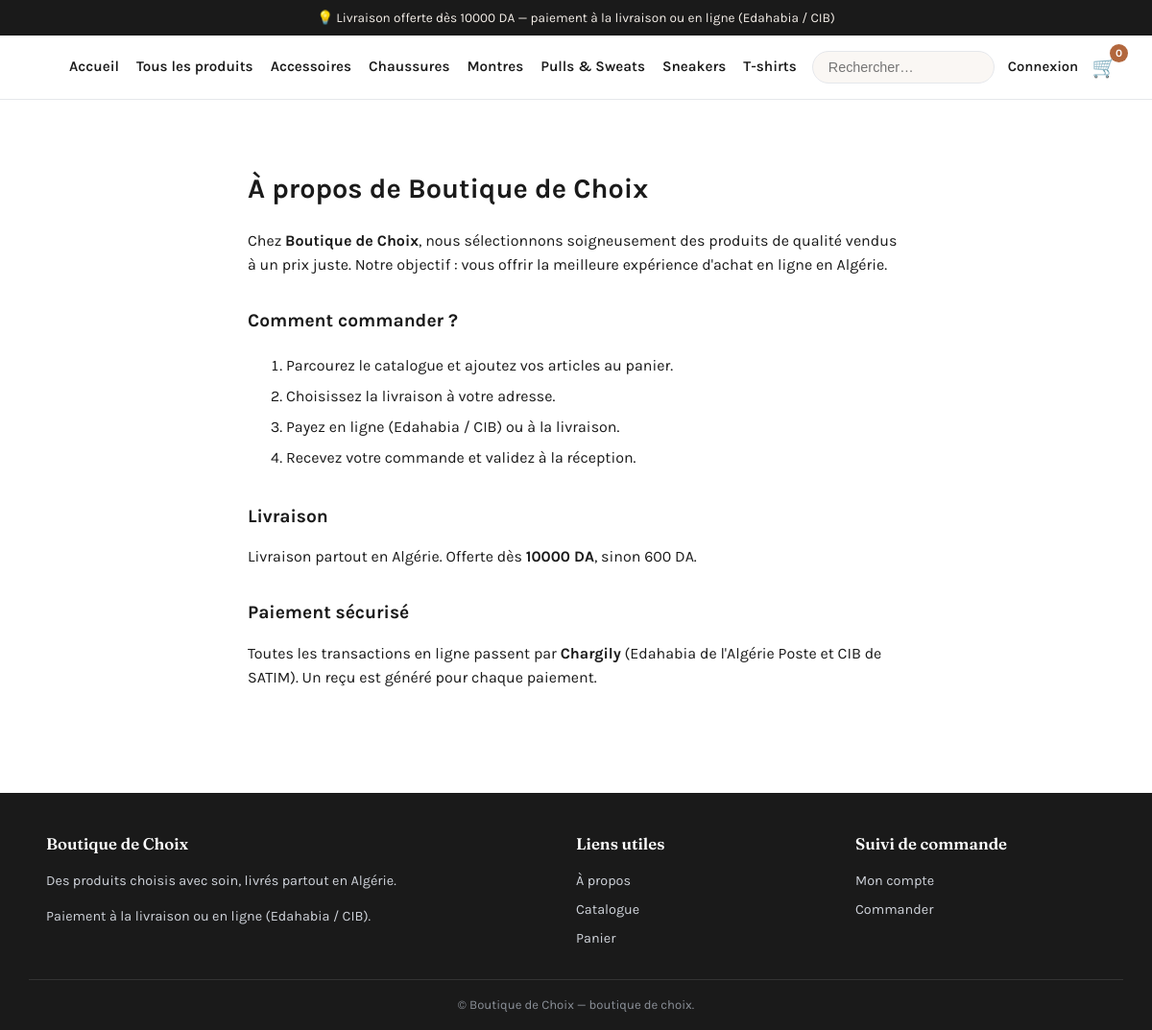
The page /a-propos/ on the database its author committed.
### apps/catalog/models.py (models this page shows, shortened)
class Category(models.Model):
    name = models.CharField("Nom", max_length=120)
    slug = models.SlugField("Slug", max_length=140, unique=True, blank=True)
    parent = models.ForeignKey(
        "self",
        verbose_name="Catégorie parente",
        on_delete=models.CASCADE,
        null=True,
        blank=True,
        related_name="children",
    )
    image = models.ImageField(
        "Image", upload_to="categories/", null=True, blank=True
    )
    description = models.TextField("Description", blank=True)
    is_active = models.BooleanField("Active", default=True)
    order = models.PositiveIntegerField("Ordre", default=0)
    class Meta:
        verbose_name = "Catégorie"
        verbose_name_plural = "Catégories"
        ordering = ["order", "name"]
    def get_absolute_url(self):
        return reverse("catalog:category", kwargs={"slug": self.slug})

### apps/core/views.py (the view)
# urls.py: path("a-propos/", views.about, name="about"),
def about(request):
    return render(request, "core/about.html")

### apps/cart/services.py (called while the page is built)
    def __len__(self):
        return sum(data["qty"] for data in self.cart.values())

### apps/core/context_processors.py (called while the page is built)
def store_settings(request):
    cart = CartSession(request)
    return {
        "store_name": settings.STORE_NAME,
        "store_currency_symbol": settings.CURRENCY_SYMBOL,
        "store_categories": Category.objects.filter(is_active=True),
        "cart_count": len(cart),
        "free_shipping_threshold": settings.SHIPPING_FREE_THRESHOLD,
        "shipping_flat_rate": settings.SHIPPING_FLAT_RATE,
        "allow_cod": settings.ALLOW_PAYMENT_ON_DELIVERY,
    }

### templates/core/about.html (shortened to what this page needs)
{% extends "core/base.html" %}
{% block content %}
<div class="container" style="max-width:720px;padding:52px 18px;">
  <h1 style="font-size:1.8rem;">À propos de {{ store_name }}</h1>
  <p>
    Chez <strong>{{ store_name }}</strong>, nous sélectionnons soigneusement des produits
    de qualité vendus à un prix juste. Notre objectif : vous offrir la meilleure expérience
    d'achat en ligne en Algérie.
  </p>
  <h2 style="font-size:1.2rem;margin-top:30px;">Comment commander ?</h2>
  <ol style="line-height:2;">
    <li>Parcourez le catalogue et ajoutez vos articles au panier.</li>
    <li>Choisissez la livraison à votre adresse.</li>
    <li>Payez en ligne (Edahabia / CIB) ou à la livraison.</li>
    <li>Recevez votre commande et validez à la réception.</li>
  </ol>
  <h2 style="font-size:1.2rem;margin-top:30px;">Livraison</h2>
  <p>Livraison partout en Algérie. Offerte dès <strong>{{ free_shipping_threshold }} {{ store_currency_symbol }}</strong>, sinon {{ shipping_flat_rate }} {{ store_currency_symbol }}.</p>
  <h2 style="font-size:1.2rem;margin-top:30px;">Paiement sécurisé</h2>
  <p>Toutes les transactions en ligne passent par <strong>Chargily</strong> (Edahabia de l'Algérie Poste et CIB de SATIM). Un reçu est généré pour chaque paiement.</p>
</div>
{% endblock %}

### templates/core/base.html (shortened to what this page needs)
{% load static %}
<!DOCTYPE html>
<html lang="fr">
<head>
  <link rel="stylesheet" href="{% static 'css/style.css' %}">
</head>
<body>
  <div class="announce">
    💡 Livraison offerte dès {{ free_shipping_threshold }} {{ store_currency_symbol }} —
    paiement à la livraison ou en ligne (Edahabia / CIB)
  </div>
  <header class="site-header">
    <div class="container header-inner">
      <nav id="mainNav" class="main-nav" aria-label="Navigation principale">
        <a href="{% url 'core:home' %}">Accueil</a>
        <a href="{% url 'catalog:product_list' %}">Tous les produits</a>
        {% for cat in store_categories|slice:":6" %}
          <a href="{{ cat.get_absolute_url }}">{{ cat.name }}</a>
        {% endfor %}
      </nav>
      <div class="header-actions">
        <form class="header-search" action="{% url 'catalog:product_list' %}" method="get" role="search">
          <input type="search" name="q" placeholder="Rechercher…" aria-label="Rechercher un produit">
        </form>
        {% if user.is_authenticated %}
          <a class="header-link" href="{% url 'accounts:dashboard' %}">Mon compte</a>
        {% else %}
          <a class="header-link" href="{% url 'accounts:login' %}">Connexion</a>
        {% endif %}
        <a class="cart-link" href="{% url 'cart:cart_detail' %}">
          <span aria-hidden="true">🛒</span>
          <span class="cart-count" id="cartCount">{{ cart_count }}</span>
        </a>
      </div>
    </div>
  </header>
  <main id="main">
    {% block content %}{% endblock %}
  </main>
  <footer class="site-footer">
    <div class="container footer-grid">
      <div>
        <h4>{{ store_name }}</h4>
        <p>Des produits choisis avec soin, livrés partout en Algérie.</p>
        <p>Paiement à la livraison ou en ligne (Edahabia / CIB).</p>
      </div>
      <div>
        <h4>Liens utiles</h4>
        <a href="{% url 'core:about' %}">À propos</a>
        <a href="{% url 'catalog:product_list' %}">Catalogue</a>
        <a href="{% url 'cart:cart_detail' %}">Panier</a>
      </div>
      <div>
        <h4>Suivi de commande</h4>
        <a href="{% url 'accounts:dashboard' %}">Mon compte</a>
        <a href="{% url 'orders:checkout' %}">Commander</a>
      </div>
    </div>
    <div class="container footer-bottom">
      &copy; {{ store_name }} — boutique de choix.
    </div>
  </footer>
</body>
</html>

### static/css/style.css (style rules this page uses)
:root { --ink: #1a1a1a; --muted: #6b7280; --line: #e5e7eb; --accent: #b2673d; --accent-dark: #934f2c; --accent-soft: #f6ece4; --bg: #ffffff; --bg-soft: #faf7f4; --green: #1f7a3d; --red: #b3261e; --radius: 12px; --shadow: 0 8px 24px rgba(0, 0, 0, .07); --font: "Karla", "Segoe UI", system-ui, -apple-system, "Helvetica Neue", Arial, sans-serif; --font-display: "Fraunces", Georgia, "Times New Roman", serif; }
* { box-sizing: border-box; }
html { scroll-behavior: smooth; }
body { margin: 0; font-family: var(--font); color: var(--ink); background: var(--bg); line-height: 1.55; -webkit-font-smoothing: antialiased; }
a { color: var(--accent-dark); text-decoration: none; }
.container { max-width: 1140px; margin: 0 auto; padding: 0 18px; }
.announce { background: var(--ink); color: #f5efe9; text-align: center; font-size: .85rem; padding: 8px 16px; }
.site-header { position: sticky; top: 0; z-index: 40; background: rgba(255,255,255,.96); backdrop-filter: blur(6px); border-bottom: 1px solid var(--line); }
.header-inner { display: flex; align-items: center; gap: 16px; padding-top: 12px; padding-bottom: 12px; }
.main-nav { display: flex; gap: 18px; font-weight: 600; font-size: .95rem; margin-left: 8px; }
.main-nav a { color: var(--ink); white-space: nowrap; }
.header-actions { margin-left: auto; display: flex; align-items: center; gap: 14px; }
.header-search input { border: 1px solid var(--line); border-radius: 999px; padding: 8px 16px; font-size: .9rem; width: 190px; background: var(--bg-soft); }
.header-link { font-weight: 600; font-size: .92rem; color: var(--ink); white-space: nowrap; }
.cart-link { position: relative; font-size: 1.3rem; color: var(--ink); }
.cart-count { position: absolute; top: -8px; right: -12px; min-width: 19px; height: 19px; background: var(--accent); color: #fff; font-size: .7rem; font-weight: 700; border-radius: 999px; display: inline-grid; place-items: center; padding: 0 5px; }
.site-footer { background: var(--ink); color: #cfd3da; margin-top: 40px; }
.footer-grid { display: grid; grid-template-columns: 2fr 1fr 1fr; gap: 30px; padding-top: 40px; padding-bottom: 26px; }
.site-footer h4 { color: #fff; margin: 0 0 10px; font-family: var(--font-display); font-size: 1.05rem; font-weight: 600; }
.site-footer a { display: block; color: #cfd3da; padding: 4px 0; font-size: .9rem; }
.site-footer p { font-size: .9rem; }
.footer-bottom { border-top: 1px solid #333; padding: 16px 18px; text-align: center; font-size: .82rem; color: #8b9098; }

### rows shown on the page
Category: name "Accessoires"
Category: name "Chaussures"
Category: name "Montres"
Category: name "Pulls & Sweats"
Category: name "Sneakers"
Category: name "T-shirts"

### other values the page prints
{{ free_shipping_threshold }} "10000"
{{ store_currency_symbol }} "DA"
{{ cart_count }} "0"
{{ store_name }} "Boutique de Choix"
{{ shipping_flat_rate }} "600"
